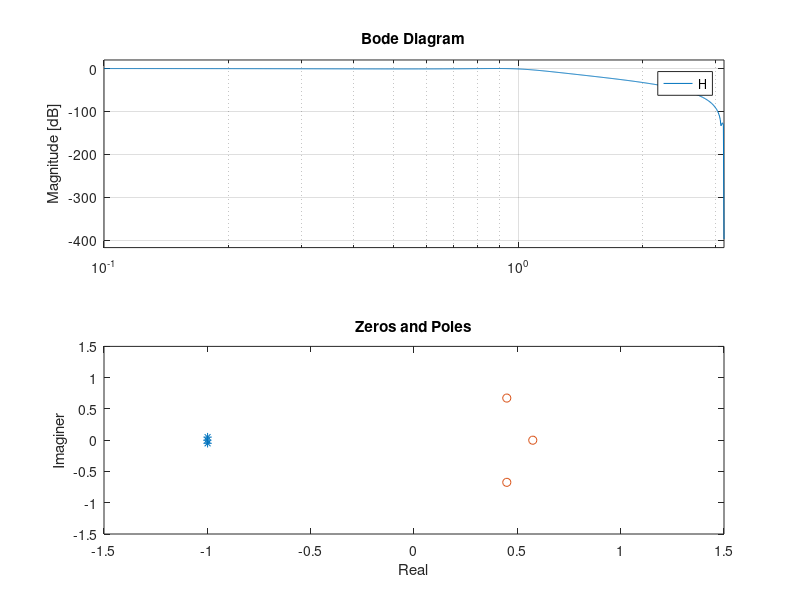

Write the MATLAB code that produced this figure.
h_Num=[0.0403 0.1208 0.1208 0.0403];
h_Den=[1 -1.4726 1.1715 -0.3767];
H= filt (h_Num,h_Den)

bode(H)

Nr=roots(h_Num)
plot(Nr, '*')
Dr=roots(h_Den)
hold on
plot(Dr , 'o')
axis([-1.5 1.5 -1.5 1.5])
xlabel('Real')
ylabel('Imaginer')
title('Zeros and Poles')

den=poly(Dr);
num=poly(Nr);
Hz=num./den;